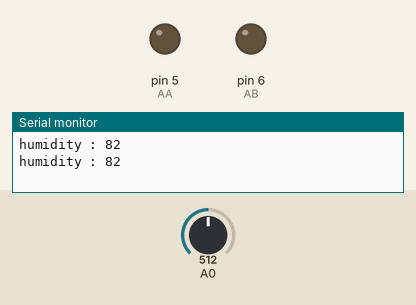
A sketch run on a simulated Arduino Uno, built with avr-gcc and run on an emulated ATmega328P. Parts: output pins drawn as LEDs (lit = HIGH), the last lines printed to the serial monitor. The inputs (shaded band) are chosen by the test bench; at power-on: A0 = 512.

Above: at 1.8 s.
1.9 s: A0 set to 716
At 3.8 s:
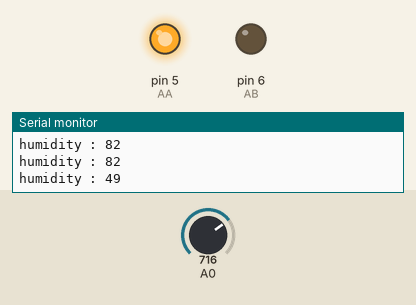
7.5 s: A0 set to 687
At 8.5 s:
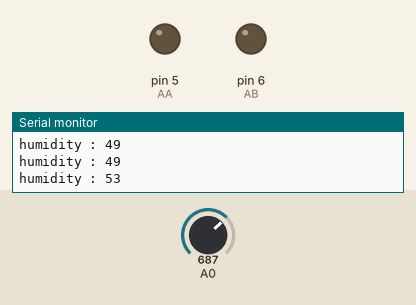
10.2 s: A0 set to 722
At 12.8 s:
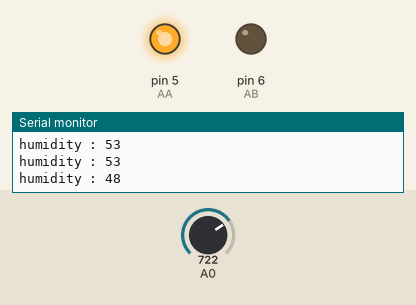
Timing chart, 0 to 15.3 s (numbered marks = the images above; inputs shaded):
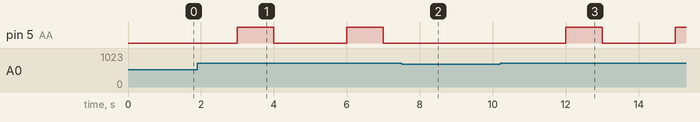

The sketch:

soilsensor_waterpump.ino
```cpp
int AA = 5;
int AB = 6;

void setup()  {

  Serial.begin(9600);
  pinMode(AA, OUTPUT);
  pinMode(AB, OUTPUT);

}


void loop() {
  int humidity = analogRead(A0);
  int humi = map(humidity,1023,400,0,100);


  if(humi <= 50)
  {

  Serial.print("humidity : ");
  Serial.println(humi);
  delay(1000);
  digitalWrite(AA, HIGH);
  digitalWrite(AB, LOW);
  delay(1000);
  digitalWrite(AA, LOW);
  digitalWrite(AB, LOW);
  delay(1000);
  }
  else
  {
  Serial.print("humidity : ");
  Serial.println(humi);
  delay(1000);
  }

}
```

Measured:
- the behaviour switches between 705 and 706 on A0 (found by bisection; images 2 and 3)
- after the input at 1.9 s, pin 5 (AA): alternates HIGH for 1.0 s and LOW for 2.0 s, starting after 1.1 s
- after the input at 7.5 s, pin 5 (AA): stays LOW (without the input it goes to HIGH after 1.5 s)
- after the input at 10.2 s, pin 5 (AA): LOW → HIGH after 1.8 s, → LOW 1.0 s later, → HIGH 2.0 s later
